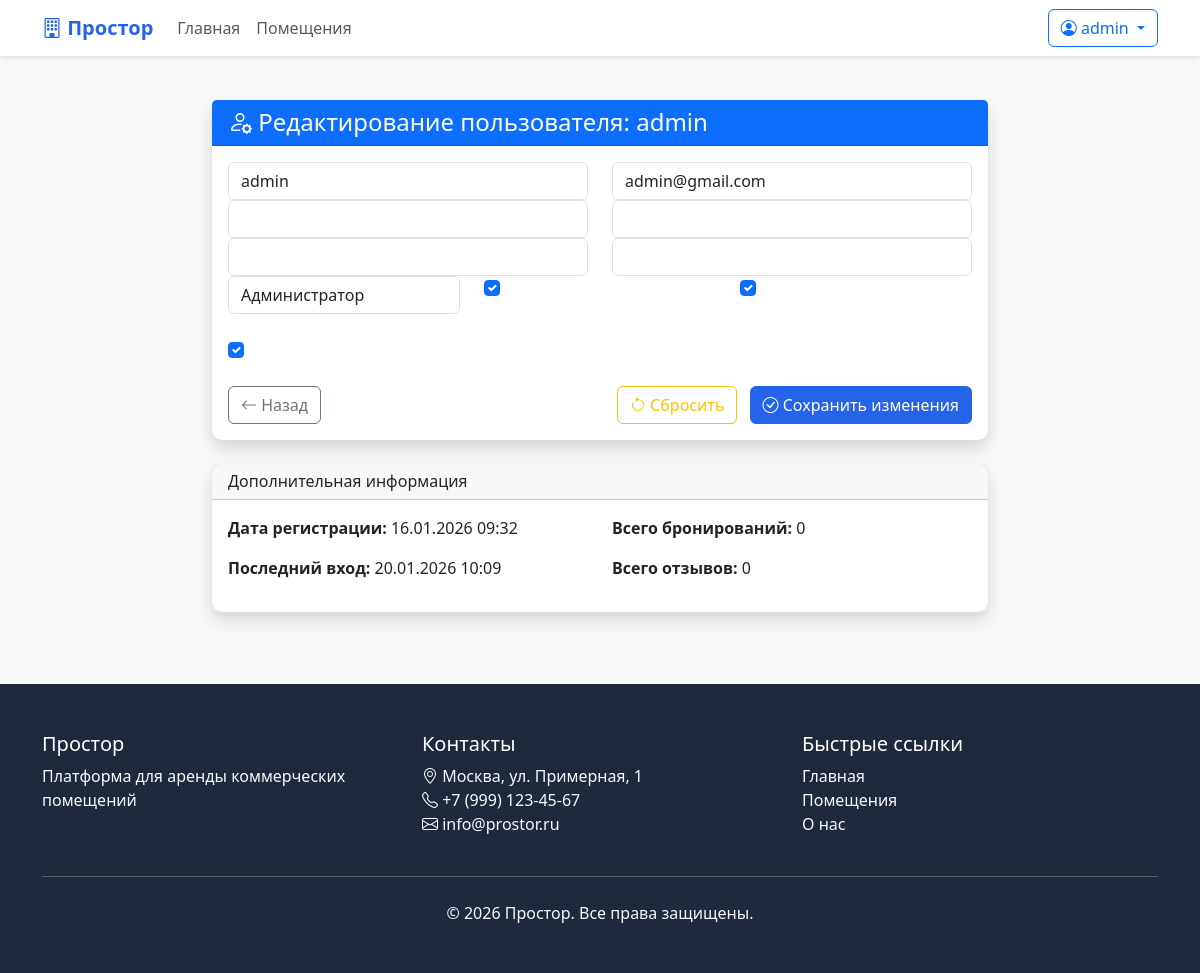
/admin-panel/users/edit/1/ (signed in), run on an earlier commit of the app's database.
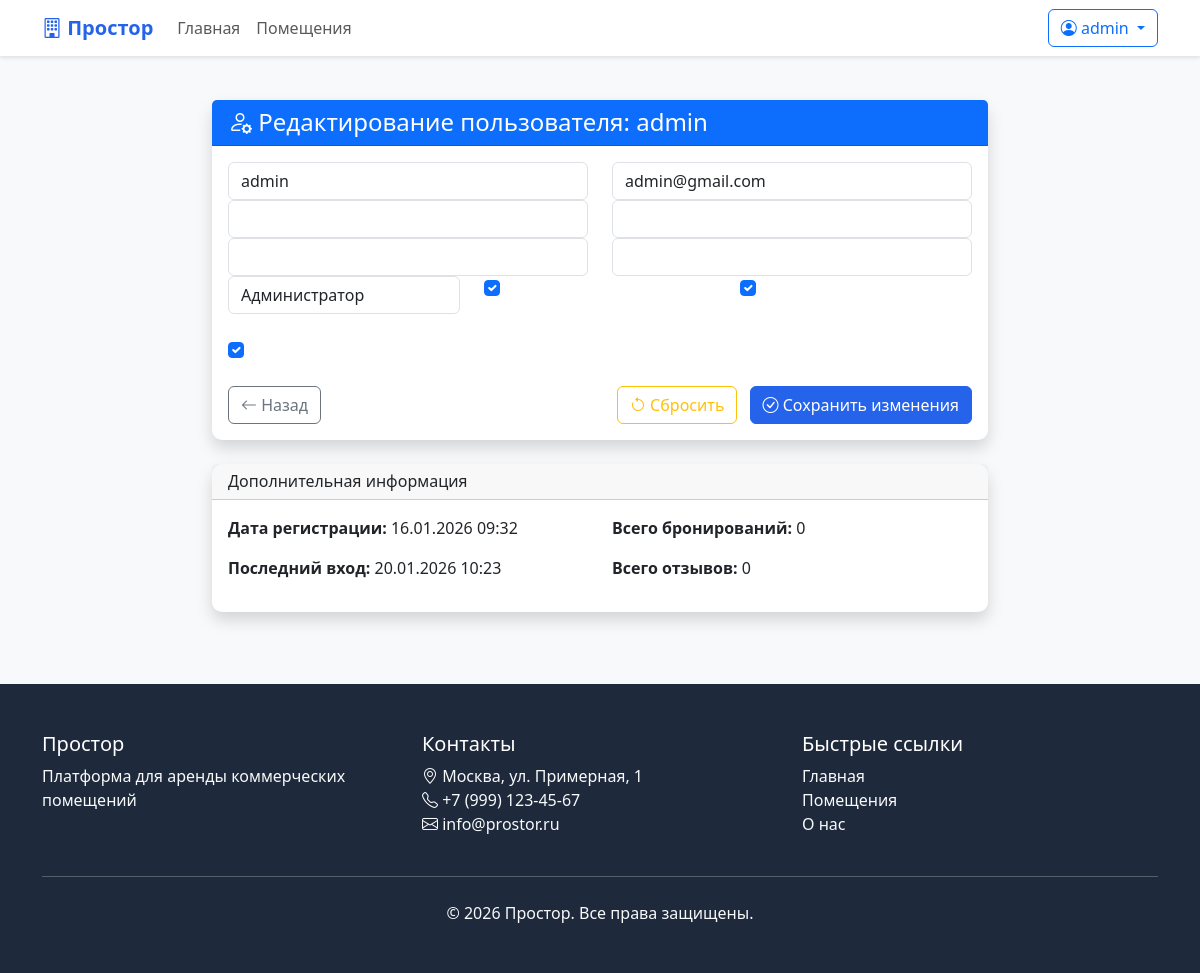
And on a later commit of the database.
### core/models.py (models this page shows, shortened)
class User(AbstractUser):
    USER_TYPE_CHOICES = (
        ('tenant', 'Арендатор'),
        ('landlord', 'Арендодатель'),
        ('admin', 'Администратор'),
    )
    user_type = models.CharField(max_length=20, choices=USER_TYPE_CHOICES, default='tenant')
    phone = models.CharField(max_length=20, blank=True)
    avatar = models.ImageField(upload_to='users/avatars/', blank=True, null=True)
    company_name = models.CharField(max_length=200, blank=True)
    address = models.TextField(blank=True)
    is_verified = models.BooleanField(default=False)
    created_at = models.DateTimeField(auto_now_add=True)
    class Meta:
        verbose_name = 'Пользователь'
        verbose_name_plural = 'Пользователи'
        db_table = 'custom_user'

### core/views.py (the view)
# urls.py: path('admin-panel/users/edit/<int:user_id>/', views.admin_edit_user, name='admin_edit_user'),
@login_required
@admin_required
def admin_edit_user(request, user_id):
    user = get_object_or_404(User, id=user_id)
    if request.method == 'POST':
        form = AdminUserEditForm(request.POST, instance=user)
        if form.is_valid():
            form.save()
            messages.success(request, f'Пользователь {user.username} обновлен.')
            return redirect('admin_user_management')
    else:
        form = AdminUserEditForm(instance=user)
    return render(request, 'admin/edit_user.html', {'form': form, 'user': user})

### core/views.py (called while the page is built)
def admin_required(view_func):
    @wraps(view_func)
    def wrapper(request, *args, **kwargs):
        if not request.user.is_authenticated or not request.user.is_staff:
            messages.error(request, 'У вас нет прав для доступа к этой странице.')
            return redirect('dashboard')
        return view_func(request, *args, **kwargs)
    return wrapper

### templates/admin/edit_user.html (shortened to what the changed rows need)
{% extends 'base.html' %}
{% load crispy_forms_tags %}
{% block content %}
<div class="container-fluid py-4">
    <div class="row">
        <div class="col-lg-8 mx-auto">
            <div class="card shadow">
                <div class="card-header bg-primary text-white">
                    <h4 class="mb-0">
                        <i class="bi bi-person-gear"></i> Редактирование пользователя: {{ user.username }}
                    </h4>
                </div>
                <div class="card-body">
                    <form method="post">
                        <div class="row">
                            <div class="col-md-6">
                                {{ form.username|as_crispy_field }}
                            </div>
                            <div class="col-md-6">
                                {{ form.email|as_crispy_field }}
                            </div>
                        </div>
                        <div class="row">
                            <div class="col-md-6">
                                {{ form.first_name|as_crispy_field }}
                            </div>
                            <div class="col-md-6">
                                {{ form.last_name|as_crispy_field }}
                            </div>
                        </div>
                        <div class="row">
                            <div class="col-md-6">
                                {{ form.phone|as_crispy_field }}
                            </div>
                            <div class="col-md-6">
                                {{ form.company_name|as_crispy_field }}
                            </div>
                        </div>
                        <div class="row">
                            <div class="col-md-4">
                                {{ form.user_type|as_crispy_field }}
                            </div>
                            <div class="col-md-4">
                                {{ form.is_active|as_crispy_field }}
                            </div>
                            <div class="col-md-4">
                                {{ form.is_staff|as_crispy_field }}
                            </div>
                        </div>
                        <div class="mt-4">
                            {{ form.is_superuser|as_crispy_field }}
                        </div>
                    </form>
                </div>
            </div>
            <div class="card shadow mt-4">
                <div class="card-body">
                    <div class="row">
                        <div class="col-md-6">
                            <p><strong>Дата регистрации:</strong> {{ user.date_joined|date:"d.m.Y H:i" }}</p>
                            <p><strong>Последний вход:</strong> {{ user.last_login|date:"d.m.Y H:i"|default:"Никогда" }}</p>
                        </div>
                        <div class="col-md-6">
                            <p><strong>Всего бронирований:</strong> {{ user.booking_set.count }}</p>
                            <p><strong>Всего отзывов:</strong> {{ user.review_set.count }}</p>
                        </div>
                    </div>
                </div>
            </div>
        </div>
    </div>
</div>
{% endblock %}

### templates/base.html (shortened to what this page needs)
<!DOCTYPE html>
<html lang="ru">
<head>
    <link href="https://cdn.jsdelivr.net/npm/bootstrap@5.3.0/dist/css/bootstrap.min.css" rel="stylesheet">
    <link rel="stylesheet" href="https://cdn.jsdelivr.net/npm/bootstrap-icons@1.10.0/font/bootstrap-icons.css">
</head>
<body>
    <nav class="navbar navbar-expand-lg navbar-light bg-white fixed-top">
        <div class="container">
            <a class="navbar-brand" href="{% url 'home' %}">
                <i class="bi bi-building"></i> Простор
            </a>
            <div class="collapse navbar-collapse" id="navbarNav">
                <ul class="navbar-nav me-auto">
                    <li class="nav-item">
                        <a class="nav-link" href="{% url 'home' %}">Главная</a>
                    </li>
                    <li class="nav-item">
                        <a class="nav-link" href="{% url 'property_list' %}">Помещения</a>
                    </li>
                </ul>
                <div class="d-flex">
                    {% if user.is_authenticated %}
                        <div class="dropdown">
                            <button class="btn btn-outline-primary dropdown-toggle" type="button" data-bs-toggle="dropdown">
                                <i class="bi bi-person-circle"></i> {{ user.username }}
                            </button>
                        </div>
                    {% else %}
                        <a href="{% url 'login' %}" class="btn btn-outline-primary me-2">Войти</a>
                        <a href="{% url 'register' %}" class="btn btn-primary">Регистрация</a>
                    {% endif %}
                </div>
            </div>
        </div>
    </nav>
    <main>
        {% block content %}{% endblock %}
    </main>
    <footer class="py-5 mt-5">
        <div class="container">
            <div class="row">
                <div class="col-md-4">
                    <h5>Простор</h5>
                    <p class="text-light">Платформа для аренды коммерческих помещений</p>
                </div>
                <div class="col-md-4">
                    <h5>Контакты</h5>
                    <ul class="list-unstyled text-light">
                        <li><i class="bi bi-geo-alt"></i> Москва, ул. Примерная, 1</li>
                        <li><i class="bi bi-telephone"></i> +7 (999) 123-45-67</li>
                        <li><i class="bi bi-envelope"></i> info@prostor.ru</li>
                    </ul>
                </div>
                <div class="col-md-4">
                    <h5>Быстрые ссылки</h5>
                    <ul class="list-unstyled">
                        <li><a href="{% url 'home' %}" class="text-light text-decoration-none">Главная</a></li>
                        <li><a href="{% url 'property_list' %}" class="text-light text-decoration-none">Помещения</a></li>
                        <li><a href="#" class="text-light text-decoration-none">О нас</a></li>
                    </ul>
                </div>
            </div>
            <hr class="my-4 text-light">
            <div class="text-center">
                <p class="text-light mb-0">&copy; 2026 Простор. Все права защищены.</p>
            </div>
        </div>
    </footer>
</body>
</html>

What changed in the data, as far as the page shows it:
changed User "admin": last_login "20.01.2026 10:09" → "20.01.2026 10:23"
